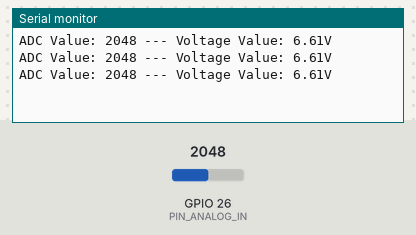
The sketch below on a simulated ESP32. Parts: the last lines printed to the serial monitor. The test bench sets the inputs (shaded band); at power-on: GPIO 26 (PIN_ANALOG_IN) = 2048.

Above: at 1.3 s.
1.4 s: GPIO 26 (PIN_ANALOG_IN) set to 2866
At 1.8 s:
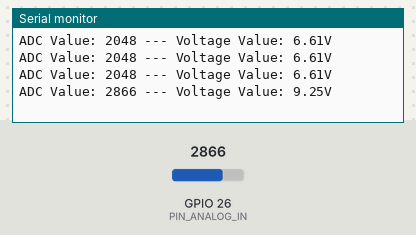
2.9 s: GPIO 26 (PIN_ANALOG_IN) set to 3603
At 3.4 s:
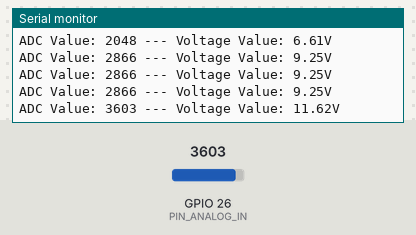
Timing chart, 0 to 5.9 s (numbered marks = the images above; inputs shaded):
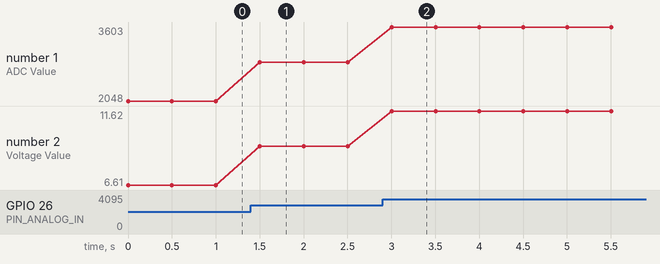

The sketch:

Sketch_08.1_ADC.ino
```cpp
/**********************************************************************
  Filename    : ADC
  Description : Basic usage of ADC
**********************************************************************/
#define PIN_ANALOG_IN  26

void setup() {
  Serial.begin(115200);
}

void loop() {
  int adcVal = analogRead(PIN_ANALOG_IN);
  double voltage = adcVal / 1023.0 * 3.3;
  Serial.println("ADC Value: " + String(adcVal) + " --- Voltage Value: " + String(voltage) + "V");
  delay(500);
}
```

Measured:
- after the input at 1.4 s, the serial monitor: prints a new line after 0.10 s (image 1)
- after the input at 2.9 s, the serial monitor: prints a new line after 0.10 s (image 2)
- plotted number 1: 2048 → 2866 after the input at 1.4 s, 2866 → 3603 after the input at 2.9 s
- plotted number 2: 6.61 → 9.25 after the input at 1.4 s, 9.25 → 11.62 after the input at 2.9 s
